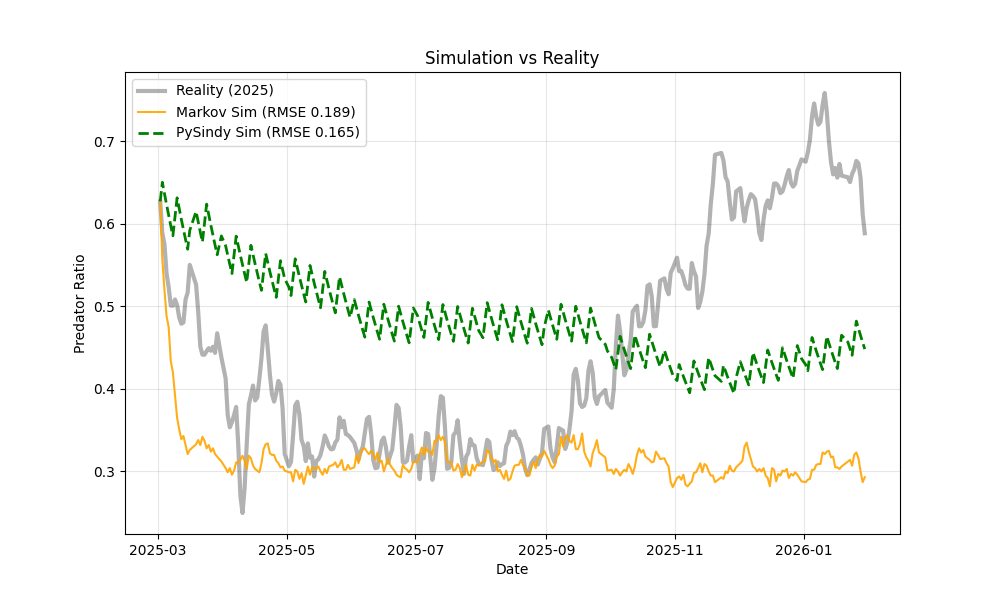

The Python source for this figure:
import pandas as pd
import numpy as np
import matplotlib.pyplot as plt
from scipy.integrate import odeint
import re


INPUT_RATIO = "pysindy_ratio_2025.csv"
MARKOV_WD = "training_weekday.csv"
MARKOV_WE = "training_weekend.csv"
OUTPUT_PLOT = "comparison.png"

AGENTS = 1000    
CLUSTERS = 2


# Load Markov 
P_wd = pd.read_csv(MARKOV_WD, index_col=0).values
P_we = pd.read_csv(MARKOV_WE, index_col=0).values

# PySindy Coefficients
def extract_coeffs(text):
    clean = text.replace(" ", "")
    matches = re.findall(r"[-+]?\d*\.\d+", clean)
    return [float(n) for n in matches] if len(matches) >= 3 else [0.0, 0.0, 0.0]

COEFFS_WD = extract_coeffs(input("WEEKDAY Equation: "))
COEFFS_WE = extract_coeffs(input("WEEKEND Equation: "))

# 2025 Data 
df = pd.read_csv(INPUT_RATIO)
df['date'] = pd.to_datetime(df['date'])
dates = df.sort_values('date')['date']
real_vals = df['high_user_ratio_smooth'].values

# Markov Simulation
start_dist = [1 - real_vals[0], real_vals[0]]
current_states = np.random.choice(range(CLUSTERS), size=AGENTS, p=start_dist)
markov_results = [real_vals[0]]

for i in range(1, len(dates)):
    is_weekend = dates.iloc[i-1].dayofweek >= 5
    P_curr = P_we if is_weekend else P_wd
    
    for state in range(CLUSTERS):
        mask = (current_states == state)
        if np.sum(mask) > 0:
            probs = P_curr[state] / P_curr[state].sum()
            current_states[mask] = np.random.choice(CLUSTERS, size=np.sum(mask), p=probs)
            
    markov_results.append(np.mean(current_states == 1))


# PySindy Simulation
print("Running PySINDy Physics...")
def dxdt(x, t, c, a, b): return c + a*x + b*(x**2)

pysindy_results = [real_vals[0]]
curr_val = real_vals[0]

for i in range(1, len(dates)):
    is_weekend = dates.iloc[i-1].dayofweek >= 5
    coeffs = COEFFS_WE if is_weekend else COEFFS_WD
    
    # Solve ODE for 1 day
    pred = odeint(dxdt, curr_val, [0, 1], args=tuple(coeffs))
    curr_val = max(0, min(1, pred[-1][0])) 
    pysindy_results.append(curr_val)


# Results
markov_arr = np.array(markov_results)
pysindy_arr = np.array(pysindy_results)

rmse_m = np.sqrt(np.mean((real_vals - markov_arr)**2))
rmse_p = np.sqrt(np.mean((real_vals - pysindy_arr)**2))

print(f"\nRESULTS:\nMarkov RMSE:  {rmse_m:.4f}\nPySINDy RMSE: {rmse_p:.4f}")
print("-> WINNER: Markov Chain" if rmse_m < rmse_p else "-> WINNER: PySINDy")

# Plot 
plt.figure(figsize=(10, 6))
plt.plot(dates, real_vals, 'k', alpha=0.3, lw=3, label='Reality (2025)')
plt.plot(dates, markov_arr, 'orange', alpha=0.9, label=f'Markov Sim (RMSE {rmse_m:.3f})')
plt.plot(dates, pysindy_arr, 'g--', lw=2, label=f'PySindy Sim (RMSE {rmse_p:.3f})')
plt.title("Simulation vs Reality")
plt.xlabel("Date")
plt.ylabel("Predator Ratio")
plt.legend()
plt.grid(True, alpha=0.3)
plt.savefig(OUTPUT_PLOT)
print(f"Saved plot: {OUTPUT_PLOT}")
